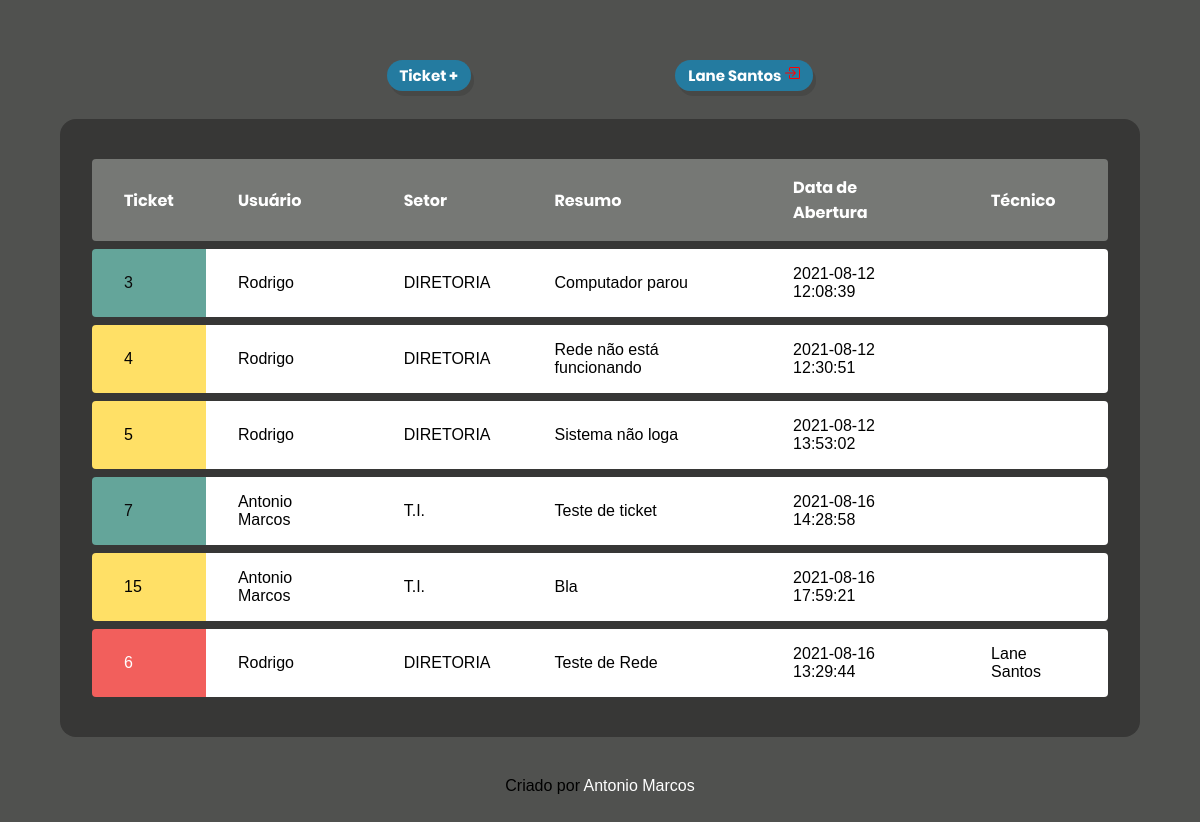
The app's page /paginas/index2.php (signed in) with its own data.
### tables this page shows
CREATE TABLE `chamado` (
  `ID` int(11) NOT NULL,
  `RESUMO` varchar(30) NOT NULL,
  `SOLICITACAO` varchar(500) NOT NULL,
  `PRIORIDADE` varchar(20) NOT NULL,
  `DTABERTURA` datetime NOT NULL,
  `DTENCERRAMENTO` datetime DEFAULT NULL,
  `TECNICO` int(11) NOT NULL,
  `USUARIO` int(11) NOT NULL
);

CREATE TABLE `usu` (
  `ID` int(11) NOT NULL,
  `Nome` varchar(30) NOT NULL,
  `sexo` int(1) NOT NULL,
  `usuario` varchar(20) NOT NULL,
  `senha` varchar(16) NOT NULL,
  `NA` int(2) NOT NULL,
  `SETOR` int(11) NOT NULL
);

CREATE TABLE `setor` (
  `CODSETOR` int(3) NOT NULL,
  `NOMESETOR` varchar(20) NOT NULL
);

CREATE TABLE `tecnicos` (
  `ID` int(11) NOT NULL,
  `Tecnico` varchar(30) NOT NULL,
  `sexo` int(1) NOT NULL,
  `usuario` varchar(20) NOT NULL,
  `senha` varchar(16) NOT NULL,
  `NA` int(2) NOT NULL,
  `setor` int(2) NOT NULL
);

### paginas/index2.php (the view, shortened to what this page needs)
<?php
if($_SESSION['NA']==5){
?>
<!DOCTYPE html>
<html lang="pt-br">
<head>
	<link rel="stylesheet" type="text/css" href="../css/css.css">
</head>
<body>
	<header>
		<a onclick="Modal.open()" class="bnt direita">Ticket +</a>
		<a href="../php/sair.php" class="bnt esquerda"><?php echo $_SESSION['nome']; ?>
		</a>
	</header>
	<main class="container">
		<section id="transaction">
            <table id="data-table">
                <thead>
                    <tr>
                        <th>Ticket</th>
                        <th>Usuário</th>
                        <th>Setor</th>
                        <th>Resumo</th>
                        <th>Data de Abertura</th>
                        <th>Técnico</th>
                    </tr>
                </thead>
                <tbody>
                    <?php
                    include_once("../php/conexao.php");
                    $result_usuarios = "
                    SELECT
                        A.ID,
                        A.PRIORIDADE,
                        B.NOME,
                        A.RESUMO,
                        A.DTABERTURA,
                        C.TECNICO,
                        D.NOMESETOR
                      FROM
                        chamado A
                    INNER JOIN usu B ON A.USUARIO=B.ID
                    INNER JOIN Tecnicos C ON A.TECNICO=C.ID
                    INNER JOIN setor D ON B.setor=D.codsetor
                    WHERE
                        A.DTENCERRAMENTO IS NULL
                    ";
                    $resultado_usuarios = mysqli_query($conn, $result_usuarios);
                    while($row_usuario = mysqli_fetch_assoc($resultado_usuarios)){
                        ?>
                    <tr>
                        <td class="<?php echo $row_usuario['PRIORIDADE'];?>"><a href="" <?php if($row_usuario['PRIORIDADE']=="tecnico"){ echo "style='color: white;'";}else{ echo "style='color: black;'";} ?> ><?php echo $row_usuario['ID'];?></a></td>
                        <td><?php echo $row_usuario['NOME'];?></td>
                        <td><?php echo $row_usuario['NOMESETOR']; ?></td>
                        <td><?php echo $row_usuario['RESUMO'];?></td>
                        <td><?php echo $row_usuario['DTABERTURA'];?></td>
                        <td><?php echo $row_usuario['TECNICO'];?></td>
                    </tr>
                    <?php } ?>
                </tbody>
            </table>
        </section>
	</main>
	<footer>
		Criado por <a href="https://github.com/Ruan-Castro" target="_blank">Antonio Marcos</a>
	</footer>
</body>
</html>
<?php
}
?>

### css/css.css (style rules this page uses)
:root { --dark-blue: #363f5f; --green: #49AA26; --light-green: #3dd705; --red: #e92929; --botao: #247ba0; }
* { padding: 0; margin: 0; box-sizing: border-box; }
body { overflow-x: hidden; background: #50514F; font-family: 'Poppins', sans-serif; }
a { text-decoration: none; }
.container { width: min(90vw, 1330px); margin: auto; }
header { padding: 4rem 0 2rem; text-align: center; }
.bnt { background-color: var(--botao); color: #FFF; outline: none; padding: 5px 13px; border-radius: 25px; font-family: Poppins-Bold; font-size: 15px; cursor: pointer; -webkit-box-shadow: 3px 5px rgba(50, 50, 50, 0.3); -moz-box-shadow: 3px 5px rgba(50, 50, 50, 0.3); box-shadow: 3px 5px rgba(50, 50, 50, 0.3); }
.direita { margin-right: 100px; }
.esquerda { margin-left: 100px; }
main { background: #373736; border-radius: 16px; padding: 2rem; }
th { padding: 1rem; font-family: "Poppins-Bold", sans-serif; }
footer { text-align: center; padding-top: 40px; padding-bottom: 40px; }
footer a { color: white; text-decoration: none; }
#transaction { display: block; width: 100%; overflow-x: auto; }
#data-table { width: 100%; border-spacing: 0 0.5rem; color: #969cb3; }
table thead tr th:first-child, table tbody tr td:first-child { border-radius: 0.25rem 0 0 0.25rem; }
table thead tr th:last-child, table tbody tr td:last-child { border-radius: 0 0.25rem 0.25rem 0; }
table thead th { background: #767875; color: white; font-weight: normal; padding: 1rem 2rem; text-align: left; }
table tbody tr { opacity: 1; color: black; }
table tbody td { background: white; color: black; padding: 1rem 2rem; }
table tbody tr .trivial { background: #70c1b3; color: black; padding: 1rem 2rem; opacity: 0.8; }
table tbody tr .estrategico { background: #ffe066; color: black; padding: 1rem 2rem; }
table tbody tr .tecnico { background: #f25f5c; color: white !important; padding: 1rem 2rem; }

### records on screen
chamado: ID "3", usu.Nome "Rodrigo", setor.NOMESETOR "DIRETORIA", RESUMO "Computador parou", DTABERTURA "2021-08-12 12:08:39"
chamado: ID "4", usu.Nome "Rodrigo", setor.NOMESETOR "DIRETORIA", RESUMO "Rede não está funcionando", DTABERTURA "2021-08-12 12:30:51"
chamado: ID "5", usu.Nome "Rodrigo", setor.NOMESETOR "DIRETORIA", RESUMO "Sistema não loga", DTABERTURA "2021-08-12 13:53:02"
chamado: ID "7", usu.Nome "Antonio Marcos", setor.NOMESETOR "T.I.", RESUMO "Teste de ticket", DTABERTURA "2021-08-16 14:28:58"
chamado: ID "15", usu.Nome "Antonio Marcos", setor.NOMESETOR "T.I.", RESUMO "Bla", DTABERTURA "2021-08-16 17:59:21"
chamado: ID "6", usu.Nome "Rodrigo", setor.NOMESETOR "DIRETORIA", RESUMO "Teste de Rede", DTABERTURA "2021-08-16 13:29:44", tecnicos.Tecnico "Lane Santos"

### other values on screen
$_SESSION['nome'] "Lane Santos"
